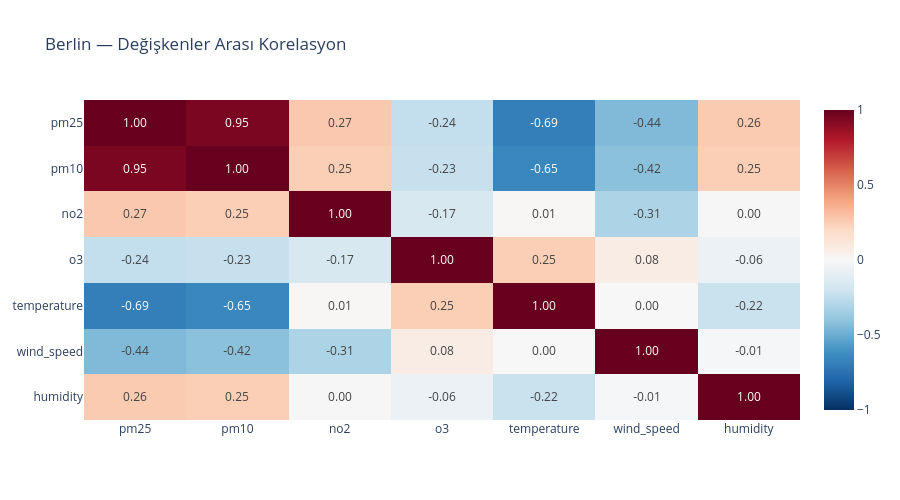

Notebook source saved alongside this figure:
### Code cell
# Kirleticiler arası korelasyon
corr_cols = ['pm25', 'pm10', 'no2', 'o3', 'temperature', 'wind_speed', 'humidity']
corr = df[corr_cols].corr()

fig = px.imshow(corr, text_auto='.2f', color_continuous_scale='RdBu_r',
                zmin=-1, zmax=1, aspect='auto',
                title=f'{CITY} — Değişkenler Arası Korelasyon')
fig.update_layout(height=500)
fig.show()

### Figure 1 — Plotly figure (JSON) as saved in the notebook; plotly's stock layout.template omitted (floating-point values rounded to 4 significant figures)
{"data": [{"coloraxis": "coloraxis", "hovertemplate": "x: %{x}<br>y: %{y}<br>color: %{z}<extra></extra>", "name": "0", "texttemplate": "%{z:.2f}", "type": "heatmap", "x": ["pm25", "pm10", "no2", "o3", "temperature", "wind_speed", "humidity"], "xaxis": "x", "y": ["pm25", "pm10", "no2", "o3", "temperature", "wind_speed", "humidity"], "yaxis": "y", "z": [[1.0, 0.9481, 0.2692, -0.2446, -0.6909, -0.4444, 0.2639], [0.9481, 1.0, 0.2488, -0.2324, -0.6544, -0.4164, 0.2499], [0.2692, 0.2488, 1.0, -0.1689, 0.006325, -0.3136, 0.004468], [-0.2446, -0.2324, -0.1689, 1.0, 0.2492, 0.07575, -0.06134], [-0.6909, -0.6544, 0.006325, 0.2492, 1.0, -0.00177, -0.222], [-0.4444, -0.4164, -0.3136, 0.07575, -0.00177, 1.0, -0.0116], [0.2639, 0.2499, 0.004468, -0.06134, -0.222, -0.0116, 1.0]]}], "layout": {"coloraxis": {"cmax": 1, "cmin": -1, "colorscale": [[0.0, "rgb(5,48,97)"], [0.1, "rgb(33,102,172)"], [0.2, "rgb(67,147,195)"], [0.3, "rgb(146,197,222)"], [0.4, "rgb(209,229,240)"], [0.5, "rgb(247,247,247)"], [0.6, "rgb(253,219,199)"], [0.7, "rgb(244,165,130)"], [0.8, "rgb(214,96,77)"], [0.9, "rgb(178,24,43)"], [1.0, "rgb(103,0,31)"]]}, "height": 500, "title": {"text": "Berlin — Değişkenler Arası Korelasyon"}, "xaxis": {"anchor": "y", "domain": [0.0, 1.0]}, "yaxis": {"anchor": "x", "autorange": "reversed", "domain": [0.0, 1.0]}}}
